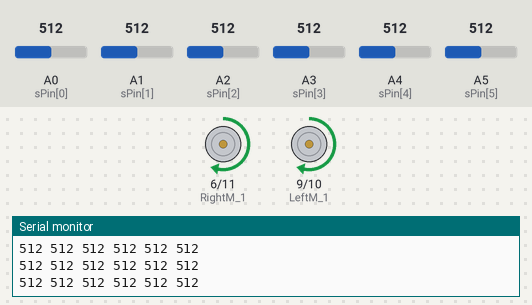
The sketch below on a simulated Arduino Uno, built with avr-gcc and run on an emulated ATmega328P. On the bench: motor-driver pin pairs drawn as motors (green arrow = first pin HIGH = forward, orange = second pin HIGH = backward, longer = more drive), the last lines printed to the serial monitor. The test bench sets the inputs (shaded band); at power-on: A0 (sPin[0]) = 512, A1 (sPin[1]) = 512, A2 (sPin[2]) = 512, A3 (sPin[3]) = 512, A4 (sPin[4]) = 512, A5 (sPin[5]) = 512.

Above: at 1.2 s.
1.3 s: A0 (sPin[0]) set to 364
4.3 s: A0 (sPin[0]) set to 344
5.8 s: A1 (sPin[1]) set to 367
7.3 s: A1 (sPin[1]) set to 340
At 8.5 s:
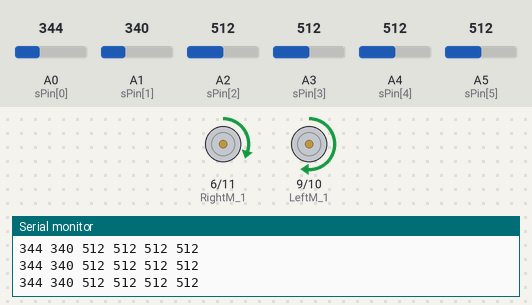
8.8 s: A2 (sPin[2]) set to 364
11.8 s: A2 (sPin[2]) set to 332
At 12.4 s:
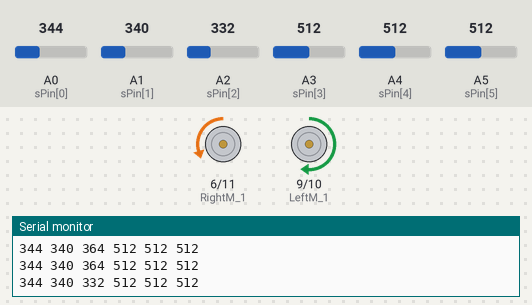
Timing chart, 0 to 14.3 s (numbered marks = the images above; inputs shaded):
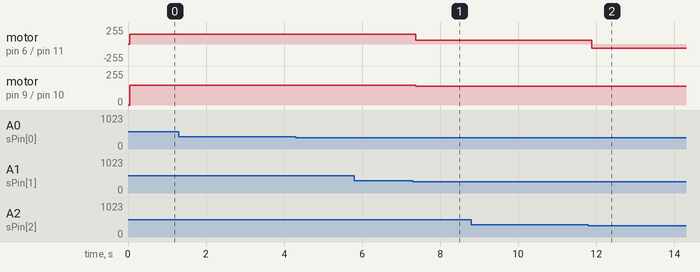

Measured:
- the behaviour switches between 350 and 349 on A1 (sPin[1]) (found by bisection; images 0 and 1)
- the behaviour switches between 350 and 349 on A2 (sPin[2]) (found by bisection; images 1 and 2)
- after the input at 7.3 s, motor on pin 6 (RightM_1) / pin 11 (RightM_2): forward 150/255 → forward 60/255 after 0.08 s; motor on pin 9 (LeftM_1) / pin 10 (LeftM_2): forward 150/255 → forward 140/255 after 0.08 s
- after the input at 11.8 s, motor on pin 6 (RightM_1) / pin 11 (RightM_2): forward 60/255 → backward 60/255 after 0.08 s

The sketch:

First_try.ino
```cpp
 const int sPin[6] = {A0,A1,A2,A3,A4,A5};

unsigned int val[6];

#define LeftM_1 9
#define LeftM_2 10
#define RightM_1 6
#define RightM_2 11

//#define Max 180
#define Av 140
#define Low 60
#define Zero 0

#define Thresh 350
#define Thresh_1 400
void setup() {
  // put your setup code here, to run once:

     pinMode(LeftM_1, OUTPUT);
     pinMode(LeftM_2, OUTPUT);
     pinMode(RightM_1, OUTPUT);
     pinMode(RightM_2, OUTPUT);

     for ( int i = 0; i<6 ; i++ ) {
       pinMode(sPin[i],INPUT);
     }
     val[0],val[1],val[2],val[3],val[4],val[5] = 0;

       Serial.begin(9600);
}

void loop() {

    Read();

    Serial.print(val[0]);
    Serial.print(" ");
    Serial.print(val[1]);
    Serial.print(" ");
    Serial.print(val[2]);
    Serial.print(" ");
    Serial.print(val[3]);
    Serial.print(" ");
    Serial.print(val[4]);
    Serial.print(" ");
    Serial.print(val[5]);
    Serial.println(" ");
    delay(40);

    if(val[0]<Thresh && val[1]<Thresh  && val[2]>Thresh  && val[3]>Thresh  && val[4]<Thresh  && val[5]<Thresh ){
      Forward();
    }
    if(val[0]>Thresh  && val[1]>Thresh  && val[2]<Thresh  && val[3]<Thresh  && val[4]<Thresh && val[5]<Thresh){
      Left_1();
    }
    if(val[0]<Thresh  && val[1]>Thresh  && val[2]>Thresh  && val[3]>Thresh  && val[4]<Thresh && val[5]<Thresh){
      Left_1();
    }
    if(val[0]>Thresh && val[1]>Thresh && val[2]>Thresh && val[3]<Thresh && val[4]<Thresh && val[5]<Thresh){
      Left_1();
    }
    if(val[0]<Thresh && val[1]>Thresh && val[2]>Thresh && val[3]<Thresh && val[4]<Thresh && val[5]<Thresh){
      Left_3();
    }
    if(val[0]>Thresh && val[1]>Thresh && val[2]>Thresh && val[3]>Thresh && val[4]<Thresh && val[5]<Thresh){
      Left_1();
    }
    if(val[0]<Thresh && val[1]<Thresh && val[2]<Thresh && val[3]>Thresh && val[4]>Thresh && val[5]>Thresh){
      Right_1();
    }
    if(val[0]<Thresh && val[1]<Thresh && val[2]>Thresh && val[3]>Thresh && val[4]>Thresh && val[5]>Thresh){
      Right_1();
    }
    if(val[0]<Thresh && val[1]<Thresh && val[2]<Thresh && val[3]<Thresh && val[4]>Thresh && val[5]>Thresh){
      Right_1();
    }
    if(val[0]<Thresh && val[1]<Thresh && val[2]<Thresh && val[3]>Thresh && val[4]>Thresh && val[5]<Thresh){
      Right_3();
    }
    if(val[0]<Thresh && val[1]<Thresh && val[2]>Thresh & val[3]>Thresh && val[4]>Thresh && val[5]>Thresh){
      Right_1();
    }
    if(val[0]>Thresh && (val[1]<Thresh || val[2]<Thresh || val[3]<Thresh) &&val[5]<Thresh){
      do{
        Left_2();
        Read();
       }
      while(!(val[0]<Thresh && val[1]<Thresh && val[2]>Thresh && val[3]>Thresh && val[4]<Thresh && val[5]<Thresh));
    }
     if(val[0]<Thresh && (val[4]<Thresh || val[2]<Thresh || val[3]<Thresh) && val[5]>Thresh){
      do{
        Right_2();
        Read();
      }
      while(!(val[0]<Thresh && val[1]<Thresh && val[2]>Thresh && val[3]>Thresh && val[4]<Thresh && val[5]<Thresh));
    }
     /*if(val[0]==1 && (val[1]==0 || val[2]==0 || val[3]==0) &&val[5]==1){
      if(val[0]==0 && val[1]==0 && val[2]==1 & val[3]==1 && val[4]==0 && val[5]==0){
      Forward();
      }
    if(val[0]==0 && val[1]==1 && val[2]==1 & val[3]==0 && val[4]==0 && val[5]==0){
      Left_1();
    }
    if(val[0]==0 && val[1]==0 && val[2]==0 & val[3]==1 && val[4]==1 && val[5]==0){
      Right_1();
    }
     }*/
    if(val[0]>Thresh && val[1]>Thresh && val[2]>Thresh && val[3]>Thresh && val[4]>Thresh && val[5]>Thresh){
       Forward();
   }

}

  void Forward(){

      analogWrite(LeftM_1, Av+10);
      analogWrite(RightM_1, Av+10);
      analogWrite(LeftM_2, Zero);
      analogWrite(RightM_2, Zero);
     }

  /*void Reverse(){

      digitalWrite(LeftM_1, Zero);
      digitalWrite(LeftM_2,);
      delay(1000);

      digitalWrite(RightM_1,LOW);
      digitalWrite(RightM_2,HIGH);
      delay(1000);
     }*/


     void Right(){

      analogWrite(LeftM_1, Av-10);
      analogWrite(RightM_1,50);
      analogWrite(LeftM_2,Zero);
      analogWrite(RightM_2,Zero);
     }


     void Right_1(){

      analogWrite(LeftM_1, Av);
      analogWrite(RightM_1,Low);
      analogWrite(LeftM_2,Zero);
      analogWrite(RightM_2,Zero);
     }
     void Right_2(){

      analogWrite(LeftM_1, Av);
      analogWrite(RightM_1,Zero);
      analogWrite(LeftM_2,Zero);
      analogWrite(RightM_2,Low);
     }
     void Right_3(){

      analogWrite(LeftM_1, Av+10);
      analogWrite(RightM_1,Low);
      analogWrite(LeftM_2,Zero);
      analogWrite(RightM_2,Zero);
     }

     void Left(){

      analogWrite(LeftM_1,50 );
      analogWrite(RightM_1,Av-10);
      analogWrite(LeftM_2,Zero);
      analogWrite(RightM_2,Zero);
     }

      void Left_1(){

      analogWrite(LeftM_1, Low);
      analogWrite(RightM_1,Av);
      analogWrite(LeftM_2,Zero);
      analogWrite(RightM_2,Zero);
     }

      void Left_2(){

      analogWrite(LeftM_1, Zero);
      analogWrite(RightM_1,Av);
      analogWrite(LeftM_2,Low);
      analogWrite(RightM_2,Zero);
     }
      void Left_3(){

      analogWrite(LeftM_1, Low+10);
      analogWrite(RightM_1,Av+10);
      analogWrite(LeftM_2,Zero);
      analogWrite(RightM_2,Zero);
     }


     void Stop(){

      analogWrite(LeftM_1,Zero);
      analogWrite(RightM_1,Zero);
      analogWrite(LeftM_2,Zero);
      analogWrite(RightM_2,Zero);
     }

     void Read(){

    val[0] = analogRead(sPin[0]);
    val[1] = analogRead(sPin[1]);
    val[2] = analogRead(sPin[2]);
    val[3] = analogRead(sPin[3]);
    val[4] = analogRead(sPin[4]);
    val[5] = analogRead(sPin[5]);
}
```
